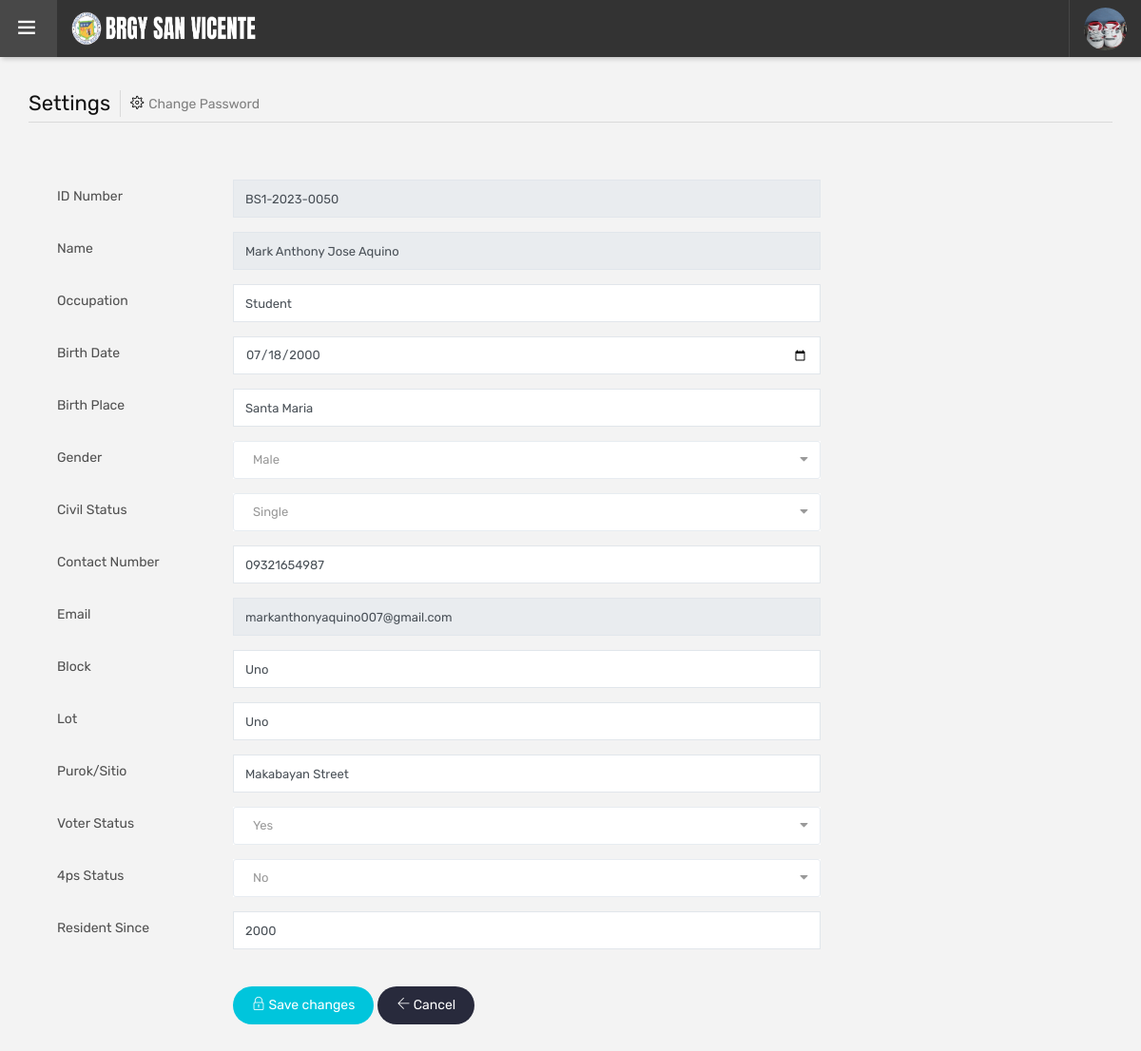
The page /residents/update-profile.php (signed in) on the database its author committed.
### tables this page shows
CREATE TABLE `residents` (
  `id` int(11) NOT NULL,
  `id_number` varchar(50) NOT NULL,
  `fname` varchar(200) NOT NULL,
  `mname` varchar(200) NOT NULL,
  `lname` varchar(200) NOT NULL,
  `gender` varchar(20) NOT NULL,
  `civil_status` varchar(50) NOT NULL,
  `email` varchar(50) NOT NULL,
  `password` varchar(65) NOT NULL,
  `contact_number` varchar(50) NOT NULL,
  `address` varchar(500) NOT NULL,
  `address2` varchar(100) DEFAULT NULL,
  `resident_since` varchar(100) DEFAULT NULL,
  `birth_date` date DEFAULT NULL,
  `ext` varchar(200) DEFAULT NULL,
  `address3` varchar(200) DEFAULT NULL,
  `birth_place` varchar(200) DEFAULT NULL,
  `occupation` varchar(200) DEFAULT NULL,
  `fourps` varchar(11) NOT NULL,
  `status` int(11) NOT NULL,
  `verified` int(11) NOT NULL,
  `email_verif` int(11) DEFAULT NULL,
  `date_registered` datetime NOT NULL,
  `resident_status` varchar(50) DEFAULT NULL,
  `photo` varchar(200) DEFAULT NULL
);

### global/model.php (called while the page is built, shortened)
<?php
	Class Model {
		private $server = "localhost";
		private $username = "root";
		private $password = "";
		private $dbname = "brgy_salvacion";
		private $conn;
		public function __construct() {
			try {
				$this->conn = new mysqli($this->server, $this->username, $this->password, $this->dbname);
			} catch (Exception $e) {
				echo "Connection failed" . $e->getMessage();
			}
		}
		public function displayDepartment2($id) {
			$data = null;
			$query = "SELECT * FROM residents WHERE id = ?";
			if($stmt = $this->conn->prepare($query)) {
				$stmt->bind_param("i", $id);
				$stmt->execute();
				$result = $stmt->get_result();
				while ($row = $result->fetch_assoc()) {
					$data[] = $row;
				}
			}
			return $data;
		}
	}
?>

### residents/department.php (called while the page is built, shortened)
<?php
	$department = $model->displayDepartment2($_SESSION['sess2']);
	if (!empty($department)) {
		foreach ($department as $dep) {
			$r_id_number = $dep['id_number'];
			$r_fname = $dep['fname'];
			$r_mname = $dep['mname'];
			$r_lname = $dep['lname'];
			$r_ext = $dep['ext'];
			$r_gender = $dep['gender'];
			$r_email = $dep['email'];
			$r_contact = $dep['contact_number'];
			$r_occupation = $dep['occupation'];
			$r_civil_status = $dep['civil_status'];
			$r_birth_date = $dep['birth_date'];
			$r_birth_place = $dep['birth_place'];
			$r_address = $dep['address'];
			$r_address2 = $dep['address2'];
			$r_address3 = $dep['address3'];
			$r_resident_since = $dep['resident_since'];
			$r_fourps = $dep['fourps'];
			$r_resident_status = $dep['resident_status'];
			$photo = $dep['photo'];
														if ($photo == '') {
															$photo = 'default';
    													}
    													else {
    														$photo = $dep['photo'];
    													}
		}
	}
?>

### residents/update-profile.php (the view, shortened to what this page needs)
<?php
	include('../global/model.php');
	$model = new Model();
	include('department.php');
?>
<!DOCTYPE html>
<html lang="en">
	<head>
		<link rel="stylesheet" type="text/css" href="../dashboard/assets/css/assets.css">
		<link rel="stylesheet" type="text/css" href="../dashboard/assets/vendors/calendar/fullcalendar.css">
		<link rel="stylesheet" type="text/css" href="../dashboard/assets/css/typography.css">
		<link rel="stylesheet" type="text/css" href="../dashboard/assets/css/shortcodes/shortcodes.css">
		<link rel="stylesheet" type="text/css" href="../dashboard/assets/css/style.css">
		<link rel="stylesheet" type="text/css" href="../dashboard/assets/css/dashboard.css">
	</head>
	<body class="ttr-opened-sidebar ttr-pinned-sidebar" style="background-color: #F3F3F3;">
		<?php include 'navbar.php'; ?>
		<main class="ttr-wrapper" style="background-color: #F3F3F3;">
			<div class="container-fluid">
				<div class="db-breadcrumb">
					<h4 class="breadcrumb-title">Settings</h4>
					<ul class="db-breadcrumb-list">
						<li><i class="ti-settings"></i>Change Password</li>
					</ul>
				</div>
				<div class="row">
							<div class="col-lg-12 m-b30">
										<form class="edit-profile" method="POST">
											<div class="">
												<div class="form-group row">
													<label class="col-sm-2 col-form-label">ID Number</label>
													<div class="col-sm-7">
														<input class="form-control" type="text" value="<?php echo $r_id_number; ?>" readonly>
													</div>
												</div>
												<div class="form-group row">
													<label class="col-sm-2 col-form-label">Name</label>
													<div class="col-sm-7">
														<input class="form-control" type="text" value="<?php echo $r_fname.' '.$r_mname.' '.$r_lname.' '.$r_ext; ?>" readonly>
													</div>
												</div>
												<div class="form-group row">
													<label class="col-sm-2 col-form-label">Occupation</label>
													<div class="col-sm-7">
														<input class="form-control" type="text" name="occupation" value="<?php echo $r_occupation; ?>" required>
													</div>
												</div>
												<div class="form-group row">
													<label class="col-sm-2 col-form-label">Birth Date</label>
													<div class="col-sm-7">
														<input class="form-control" type="date" name="birth-date" value="<?php echo $r_birth_date; ?>" required>
													</div>
												</div>
												<div class="form-group row">
													<label class="col-sm-2 col-form-label">Birth Place</label>
													<div class="col-sm-7">
														<input class="form-control" type="text" name="birth-place" value="<?php echo $r_birth_place; ?>" required>
													</div>
												</div>
												<div class="form-group row">
													<label class="col-sm-2 col-form-label">Gender</label>
													<div class="col-sm-7">
														<select class="form-control" name="gender" required>
															<option value="Male" <?php if ($r_gender == 'Male') { echo 'selected'; } ?>>Male</option>
														</select>
													</div>
												</div>
												<div class="form-group row">
													<label class="col-sm-2 col-form-label">Civil Status</label>
													<div class="col-sm-7">
														<select class="form-control" name="civil_status" required>
															<option value="Single" <?php if ($r_civil_status == 'Single') { echo 'selected'; } ?>>Single</option>
														</select>
													</div>
												</div>
												<div class="form-group row">
													<label class="col-sm-2 col-form-label">Contact Number</label>
													<div class="col-sm-7">
														<input class="form-control" type="text" name="contact-number" value="<?php echo $r_contact; ?>" required>
													</div>
												</div>
												<div class="form-group row">
													<label class="col-sm-2 col-form-label">Email</label>
													<div class="col-sm-7">
														<input class="form-control" type="text" name="email" value="<?php echo $r_email; ?>" readonly>
													</div>
												</div>
												<div class="form-group row">
													<label class="col-sm-2 col-form-label">Block</label>
													<div class="col-sm-7">
														<input class="form-control" type="text" name="block" value="<?php echo $r_address; ?>" required>
													</div>
												</div>
												<div class="form-group row">
													<label class="col-sm-2 col-form-label">Lot</label>
													<div class="col-sm-7">
														<input class="form-control" type="text" name="lot" value="<?php echo $r_address2; ?>" required>
													</div>
												</div>
												<div class="form-group row">
													<label class="col-sm-2 col-form-label">Purok/Sitio</label>
													<div class="col-sm-7">
														<input class="form-control" type="text" name="purok" value="<?php echo $r_address3; ?>" required>
													</div>
												</div>
												<div class="form-group row">
													<label class="col-sm-2 col-form-label">Voter Status</label>
													<div class="col-sm-7">
														<select class="form-control" name="resident-status" required>
															<option value="Yes" <?php if ($r_resident_status == 'Yes') { echo 'selected'; } ?>>Yes</option>
														</select>
													</div>
												</div>
												<div class="form-group row">
													<label class="col-sm-2 col-form-label">4ps Status</label>
													<div class="col-sm-7">
														<select class="form-control" name="fourps" required>
															<option value="No" <?php if ($r_fourps == 'No') { echo 'selected'; } ?>>No</option>
														</select>
													</div>
												</div>
												<div class="form-group row">
													<label class="col-sm-2 col-form-label">Resident Since</label>
													<div class="col-sm-7">
														<input class="form-control" type="text" name="resident-since" value="<?php echo $r_resident_since; ?>" required>
													</div>
												</div>
											</div>
											<div class="row">
												<div class="col-sm-2">
												</div>
												<div class="col-sm-7">
													<label class="col-sm-2 col-form-label" id="message"></label><br>
													<button name="save_pass" type="submit" class="btn blue radius-xl" style="color: white;"><i class="ti-lock"></i> Save changes</button>
													<a href="homepage" class="btn-secondry radius-xl"><i class="ti-arrow-left"></i> Cancel</a>
												</div>
											</div>
										</form>
							</div>
						</div>
			</div>
		</main>
	</body>
</html>

### residents/navbar.php (shortened to what this page needs)
<header class="ttr-header">
	<div class="ttr-header-wrapper">
		<div class="ttr-toggle-sidebar ttr-material-button">
			<i class="ti-menu ttr-close-icon"></i>
		</div>
		<div class="ttr-logo-box">
			<div>
				<a href="homepage" class="ttr-logo">
					<img alt="" class="ttr-logo-desktop" src="../assets/images/logo-white1.png" style="width: 200px; height: 36px;">
				</a>
			</div>
		</div>
		<div class="ttr-header-right ttr-with-seperator">
			<ul class="ttr-header-navigation">
				<li>
					<a href="#" class="ttr-material-button ttr-submenu-toggle"><img src="../assets/images/profile-pictures/<?php echo $photo; ?>.jpg" style="height: 45px; width: 45px;border-radius: 50%;"></a>
				</li>
			</ul>
		</div>
	</div>
</header>

### dashboard/assets/css/typography.css (style rules this page uses)
body { background-color: #fff; font-family: Rubik; font-size: 16px; font-weight: 400; color:#505050; padding: 0; margin: 0; overflow-x: hidden; -webkit-font-smoothing: antialiased; font-smoothing: antialiased; -moz-osx-font-smoothing: grayscale; scroll-behavior: smooth; }
a { color: #6f6f6f; outline: 0 none; text-decoration: none; }
img { border-style: none; height: auto; max-width: 100%; vertical-align: middle; }
section, article, aside, details, figcaption, figure, footer, header, hgroup, main, menu, nav, summary { display: block; }
p, address, pre, hr, ul, ol, dl, dd, table { margin-bottom: 24px; }
h1, h2, h3, h4, h5, h6 { color: #111111; font-family: rubik; margin-top:0; }
h4 { font-size: 22px; line-height: 28px; margin-bottom: 15px; font-weight: 500; }
dl, ul, ol { list-style-position: outside; padding: 0; }
ul, ol { margin-bottom: 24px; }
ul li, ol li { padding: 0; }
.m-b30 { margin-bottom: 30px; }

### dashboard/assets/css/style.css (style rules this page uses)
.edit-profile .col-form-label { font-size:14px; font-weight: 400; }
.edit-profile { padding:30px; }
.edit-profile .form-group { margin-bottom: 15px; }

### dashboard/assets/css/shortcodes/form.css (style rules this page uses)
.btn, .panel, .form-control, .img-thumbnail, .panel-head ing, .dropdown-menu, .panel-group .panel, .nav-tabs > li > a, .modal-content, .navbar-toggler, .nav-pills > li > a, .pager li > a, .pager li > span, .well, .alert, .list-group-item:first-child, .list-group-item:last-child, .input-group-addon, .btn-group-divides > .btn:not(:first-child):not(:last-child):not(.dropdown-toggle), .btn-group-divides > .btn:last-child:not(:first-child), .btn-group > .dropdown-toggle:not(:first-child), .ttr-booking-form .ttr-extra-services li .feature-box-lg, .ttr-booking-form .ttr-extra-services li.active .feature-box-lg:after, .widget_tag_cloud a, .searchform input[type="text"], .searchform input[type="submit"], ol.comment-list li.comment .comment-body { -webkit-border-radius: 0; -moz-border-radius: 0; border-radius: 0; }
a, .ttr-box, .btn, .form-control, .ov-box, .overlay-icon li a i, .feature-box-xl, .feature-box-lg, .feature-box-md, .feature-box-sm, .feature-box-xs, .navbar-toggler, .menu-logo, .menu-links .nav > li > a, .secondary-menu { -webkit-transition: all 0.2s linear; -moz-transition: all 0.2s linear; -ms-transition: all 0.2s linear; -o-transition: all 0.2s linear; transition: all 0.2s linear; }
button { outline:none !important; cursor:pointer; }
label { font-weight: 600; margin-bottom: 10px; }
.form-group { margin-bottom: 25px; }
.form-control { border-color: #e1e6eb; box-shadow: none; height: 40px; font-size: 13px; line-height: 20px; padding: 9px 12px; }

### dashboard/assets/css/shortcodes/button.css (style rules this page uses)
.btn { -moz-user-select: none; border: 1px solid rgba(0, 0, 0, 0); border-radius: 4px; display: inline-block; font-size: 16px; font-weight: 400; line-height: 1.25; padding: 8px 16px; text-align: center; transition: all 0.2s ease-in-out 0s; vertical-align: middle; white-space: nowrap; }
.btn, .btn-secondry { color: #fff; padding: 10px 20px; display: inline-block; font-size: 14px; outline: none; cursor: pointer; outline: none; border-width: 0; border-style: solid; border-color: transparent; line-height: 1.42857; border-radius: 3px; font-weight: 400; text-align:center; font-family: rubik; }
.btn { background-color: #EFBB20; }
.btn-secondry { background-color: #282A3C; }
.radius-xl { border-radius: 100px; -webkit-border-radius: 100px; }
.btn.blue { background-color: #00c5dc; color: #fff; }

### rows shown on the page
residents: photo (picture), id_number "BS1-2023-0050", fname+mname+lname "Mark Anthony Jose Aquino", occupation "Student", birth-date "07/18/2000", birth-place "Santa Maria", contact-number "09321654987", email "markanthonyaquino007@gmail.com", block "Uno", lot "Uno", purok "Makabayan Street", resident-since "2000"
